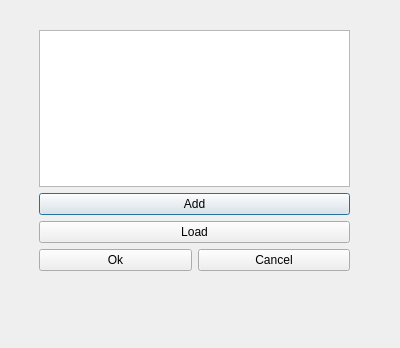
<?xml version="1.0" encoding="UTF-8"?>
<ui version="4.0">
 <class>c_ressource</class>
 <widget class="QDialog" name="c_ressource">
  <property name="geometry">
   <rect>
    <x>0</x>
    <y>0</y>
    <width>400</width>
    <height>348</height>
   </rect>
  </property>
  <property name="windowTitle">
   <string>Dialog</string>
  </property>
  <widget class="QWidget" name="verticalLayoutWidget">
   <property name="geometry">
    <rect>
     <x>39</x>
     <y>30</y>
     <width>311</width>
     <height>241</height>
    </rect>
   </property>
   <layout class="QVBoxLayout" name="verticalLayout">
    <item>
     <widget class="QTableView" name="tableView"/>
    </item>
    <item>
     <widget class="QPushButton" name="Add">
      <property name="text">
       <string>Add</string>
      </property>
     </widget>
    </item>
    <item>
     <widget class="QPushButton" name="Load">
      <property name="text">
       <string>Load</string>
      </property>
     </widget>
    </item>
    <item>
     <layout class="QHBoxLayout" name="horizontalLayout">
      <item>
       <widget class="QPushButton" name="Ok">
        <property name="text">
         <string>Ok</string>
        </property>
       </widget>
      </item>
      <item>
       <widget class="QPushButton" name="Cancel">
        <property name="text">
         <string>Cancel</string>
        </property>
       </widget>
      </item>
     </layout>
    </item>
   </layout>
  </widget>
 </widget>
 <resources/>
 <connections/>
</ui>
